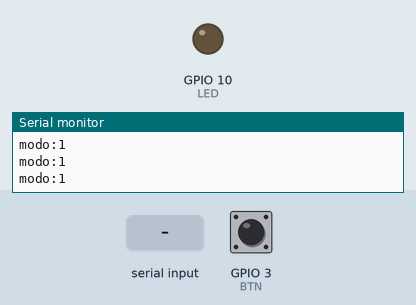
This sketch was run on a simulated ESP32. Parts: output pins drawn as LEDs (lit = HIGH), the last lines printed to the serial monitor. The inputs (shaded band) are chosen by the test bench; at power-on: GPIO 3 (BTN) HIGH.

Above: at 1.2 s.
1.3 s: GPIO 3 (BTN) pulled LOW for 0.15 s
At 1.9 s:
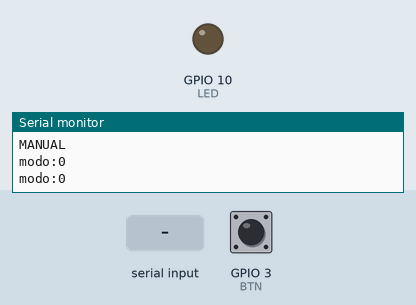
2.9 s: GPIO 3 (BTN) pulled LOW for 1 s
At 3.9 s:
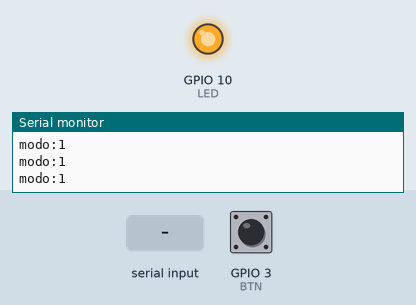
5.9 s: GPIO 3 (BTN) pulled LOW for 3.2 s
10.6 s: "l" received over Serial
At 11.2 s:
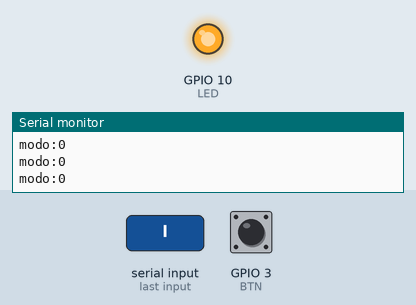
Timing chart, 0 to 13.1 s (numbered marks = the images above; inputs shaded):
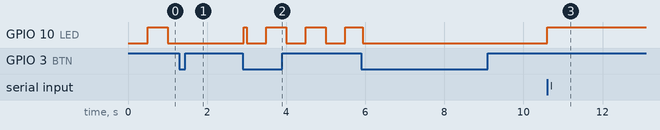

Measured:
- after the input at 1.3 s, GPIO 10 (LED): stays LOW (without the input it goes to HIGH after 0.20 s)
- after the input at 2.9 s, GPIO 10 (LED): LOW → HIGH at once, then repeats every 1.0 s: LOW 0.50 s, HIGH 0.50 s
- after the input at 10.6 s, GPIO 10 (LED): LOW → HIGH at once

The sketch:

Practica_01.ino
```cpp
// K9 CALM | Practica 1 | Arduino-ESP32 3.3.4
// LED externo activo en HIGH. No se usa LED integrado.
#include <Arduino.h>
#include <math.h>
constexpr int LED=10, BTN=3;
bool automatico=true, manualLed=false;
uint32_t ahora=0, cambio=0, informe=0;
bool crudo=HIGH, estable=HIGH;
int evento=0, puntos=0; // 0 normal, 1 sonido, 2 posible reaccion, 3 insuficiente
uint32_t alertaHasta=0;
void controles() {
  bool b=digitalRead(BTN);
  if(b!=crudo){ crudo=b; cambio=ahora; }
  if(ahora-cambio>=30 && b!=estable){
    estable=b;
    if(b==LOW){ automatico=!automatico; Serial.println(automatico?"AUTO":"MANUAL"); }
  }
  // En modo manual, enviar l (ele minuscula) conmuta el LED.
  if(Serial.available() && Serial.read()=='l') manualLed=!manualLed;
}

void setup(){
  Serial.begin(115200); // sin esperar al monitor: funciona con pilas
  pinMode(LED,OUTPUT); pinMode(BTN,INPUT_PULLUP);
  Serial.println("K9 CALM listo; boton cambia modo; l conmuta LED manual");
}
void loop(){
  ahora=millis(); controles();
  bool luz=automatico?((ahora/500)%2):manualLed;
  digitalWrite(LED,luz);
  if(ahora-informe>=250){
    informe=ahora;
    Serial.printf("modo:%d",automatico);
    Serial.println();
  }
  yield(); // cede CPU; no espera milisegundos fijos
}
```
